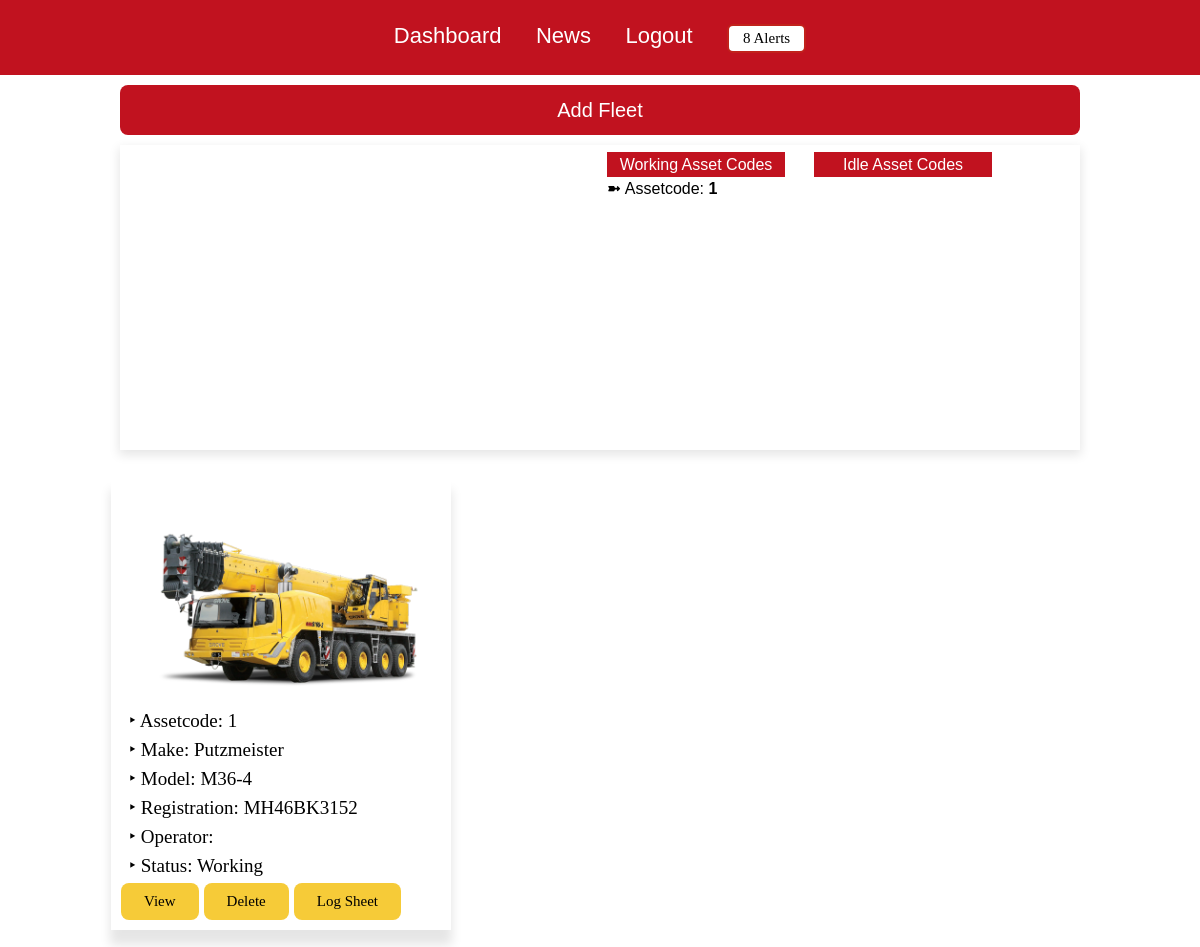
The app's page /viewfleet2.php (signed in) with its own data.
### tables this page shows
CREATE TABLE `fleet1` (
  `snum` int(11) NOT NULL,
  `companyname` varchar(30) NOT NULL,
  `category` varchar(50) NOT NULL,
  `sub_type` varchar(50) NOT NULL,
  `make` varchar(30) NOT NULL,
  `other_make` varchar(30) NOT NULL,
  `model` varchar(30) NOT NULL,
  `assetcode` varchar(30) NOT NULL,
  `chassis` varchar(30) NOT NULL,
  `other_chassis` varchar(30) NOT NULL,
  `chassis_number` varchar(30) NOT NULL,
  `email` varchar(30) NOT NULL,
  `type` varchar(30) NOT NULL,
  `yom` varchar(30) NOT NULL,
  `capacity` varchar(30) NOT NULL,
  `unit` varchar(10) NOT NULL,
  `registration` varchar(30) NOT NULL,
  `engine` varchar(30) NOT NULL,
  `boom_length` varchar(30) NOT NULL,
  `jib_length` varchar(30) NOT NULL,
  `luffing_length` varchar(30) NOT NULL,
  `diesel_tank_capacity` varchar(30) NOT NULL,
  `hydraulic_oil_tank` varchar(30) NOT NULL,
  `engine_oil_capacity` varchar(30) NOT NULL,
  `engine_oil_grade` varchar(30) NOT NULL,
  `hydraulic_oil_grade` varchar(30) NOT NULL,
  `status` varchar(30) NOT NULL,
  `workorder` varchar(30) NOT NULL,
  `client_name` varchar(40) NOT NULL,
  `project_name` varchar(50) NOT NULL,
  `project_location` varchar(40) NOT NULL,
  `hour_shift` varchar(30) NOT NULL,
  `workorder_valid` varchar(30) NOT NULL,
  `rc_valid` varchar(30) NOT NULL,
  `fc_valid` varchar(30) NOT NULL,
  `insaurance_valid` varchar(30) NOT NULL,
  `np_valid` varchar(30) NOT NULL,
  `operator_fname` varchar(30) NOT NULL,
  `operator_lname` varchar(30) NOT NULL,
  `date_time` varchar(30) NOT NULL DEFAULT current_timestamp(),
  `rental_charges_wo` int(40) NOT NULL,
  `shift_wo` varchar(30) NOT NULL,
  `ot_charges` varchar(30) NOT NULL,
  `working_days_in_month` varchar(30) NOT NULL,
  `condition_sundays` varchar(30) NOT NULL,
  `fuel_norms` varchar(30) NOT NULL
);

### viewfleet2.php (the view, shortened to what this page needs)
<?php
include_once 'partials/_dbconnect.php';
$companyname001 = $_SESSION['companyname'];
?>
<?php
$sql_notification_count_expiry="SELECT COUNT(sno) AS total_notification FROM `insaurance_notification` where company_name='$companyname001'";
$result_count=mysqli_query($conn,$sql_notification_count_expiry);
$row_count_noti= mysqli_fetch_assoc($result_count);
$count_of_notification=$row_count_noti['total_notification']
?>
<?php
include_once 'partials/_dbconnect.php';
?>
<!DOCTYPE html>
<html lang="en">
<head>
    <link rel="stylesheet" href="style.css">
    <link rel="stylesheet" href="https://cdnjs.cloudflare.com/ajax/libs/font-awesome/6.5.2/css/all.min.css" />
</head>
<body>
    <div class="navbar1">
        <div class="iconcontainer">
            <ul>
                <li><a href="rental_dashboard.php">Dashboard</a></li>
                <li><a href="view_news.php">News</a></li>
                <li><a href="logout.php">Logout</a></li>
                <li <?php if($count_of_notification == 0) echo 'style="display: none;"' ?>><div class="alerts" onclick="expirynotification()" ><?php echo $count_of_notification ?> Alerts</div></li>
            </ul>
        </div>
    </div>
<div class="add_fleet_btn_new"><button onclick="addfleetnew()" class="new_add">Add Fleet</button></div>
<div class="chart_outer_cont">
    <div class="chartcontainer">
    <div class="container1234" style="margin-top: 5px;">
        <div id="container" class="center-block"></div>
    </div>
    <?php
    $sql_idle = "SELECT * FROM `fleet1` WHERE companyname='$companyname001' AND status='Working'";
    $result02 = mysqli_query($conn, $sql_idle);
    ?>
    <table class="idle_table">
        <tr>
            <th> Working Asset Codes</th>
        </tr>
        <?php
        while ($row = mysqli_fetch_assoc($result02)) {
            echo '<tr style="margin-top: 5px;">';
            echo '<td style="font-weight: bold;">';
            echo '➼ <b>Assetcode:</b> ' . $row['assetcode'];
            echo '</td>';
            echo '</tr>';
        }
        ?>
    </table>
    <table class="idle_table01">
        <tr>
            <th> Idle Asset Codes</th>
        </tr>
    </table>
</div>   </div>
    <table class="members_table">
        <tr>
            <?php
            $result = mysqli_query($conn, "SELECT * FROM fleet1 WHERE companyname='$companyname001' order by snum desc");
            while ($row = mysqli_fetch_assoc($result)) {
                echo '<td>';
                echo '<div class="viewfleet_outer">';
                echo '<div class="fleetcard">';
                echo '<img src="viewfleet_bg.png">';
                echo '</div>';
                echo '<div class="content">';
                echo '<p>‣ Assetcode: ' . $row['assetcode'] . '</p>';
                echo '<p>‣ Make: ' . $row['make'] . '</p>';
                echo '<p>‣ Model: ' . $row['model'] . '</p>';
                echo '<p>‣ Registration: ' . $row['registration'] . '</p>';
                echo '<p>‣ Operator: <a class="operator_fullinfo" href="explore_operator.php?id=' . $row['snum'] . '&fname=' . $row['operator_fname'] . '&lname=' . $row['operator_lname'] . '">' . $row['operator_fname'] . '</a></p>';
                echo '<p>‣ Status: ' . $row['status'] . '</p>';
                echo '</div>';
                echo '<div class="btn01">';
                echo '<div class="viewbtn">';
                echo "<a class='btn' href='additionalinfo.php?id=" . $row['snum'] . "'>View</a></div>";
                echo '<div class="delbtn">';
                echo "<a class='btn' href='delete.php?id=" . $row['snum'] . "'>Delete</a></div>";
                echo "<a class='btn' id='log_sheet' href='log_sheet.php?id=" . $row['snum'] . "'>Log Sheet</a></div>";
                echo '</div>';
                echo '<br>';
                echo '</td>';
            }
            ?>
        </tr>
    </table>
</body>
</html>

### viewfleet2.php (style rules this page uses)
.center-block { width: 100%; height: 300px; }

### records on screen
fleet1: assetcode "1", make "Putzmeister", model "M36-4", registration "MH46BK3152", status "Working"

### other values on screen
$count_of_notification "8"
